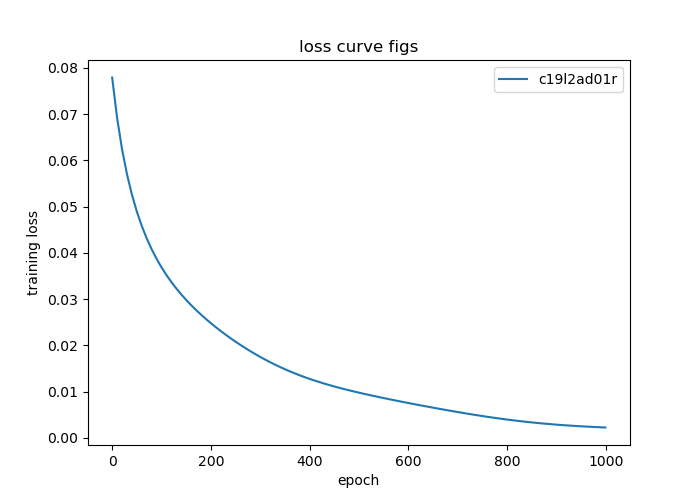
#> input picture logo_regression/zcy_show/loss_c19l2ad01r_1354.png, 700 x 500 px, given in place of bgim.png, which was not available
$ python imshow.py
#> lines starting #> are read from the running program, lines starting #| are printed output that depends on the picture; pictures that were not available may be replaced by others from this repository, and a replacement may not be noted
# -*- coding: utf-8 -*-
# @Time    : 2021/7/5 9:57
# @Author  : guowei.yy@cai-inc.com
# @File    : imshow.py
import cv2
import matplotlib.pyplot as plt
import os
import numpy as np
import matplotlib.image as mpimg
from PIL import Image


# [54 lines left out: functions case, idemo, not called in this run]


def plotBlack(img, watermark):
    image = img.copy()  # 深拷贝，作为返回图像
    alpha = Image.new('L', watermark.size, 255)  # 根据水印size创建A通道, L表示8位灰度图
    if watermark.mode != 'RGBA':  # 如果水印图没有a通道，则加上纯1的a通道
        watermark = watermark.convert('RGB')  # 先转rgb
        watermark.putalpha(alpha)  # pil RGB 如何转 BGR

    # RGBA四通道图片能否调用paste函数.
    # if image.mode == 'RGBA':  # 如果水印图没有a通道，则加上纯1的a通道
    #     image = image.convert('RGB')  # 根据水印size创建A通道, L表示8位灰度图

    iw, ih = 0, 0
    a = 1  # 0.3
    paste_mask = watermark.split()[3].point(lambda i: i * a)  # 第四通道
    image.paste(watermark, (iw, ih), mask=paste_mask)  # pm是wm本身第四通道的像素值
    return image


def getShow(lgp):
#> called with lgp = 'demo.jpg'
    bg = Image.open('bgim.png')
#> bg is the input picture: PIL image 700x500 RGBA; mean R, G, B, A 250.8, 251.2, 251.4, 255
    ibg = bg.resize((291, 87), Image.BICUBIC)
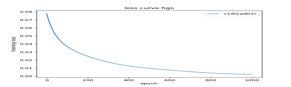
#> ibg: PIL image 291x87 RGBA; mean R, G, B, A 250.6, 251, 251.2, 255
    wm = Image.open(lgp)
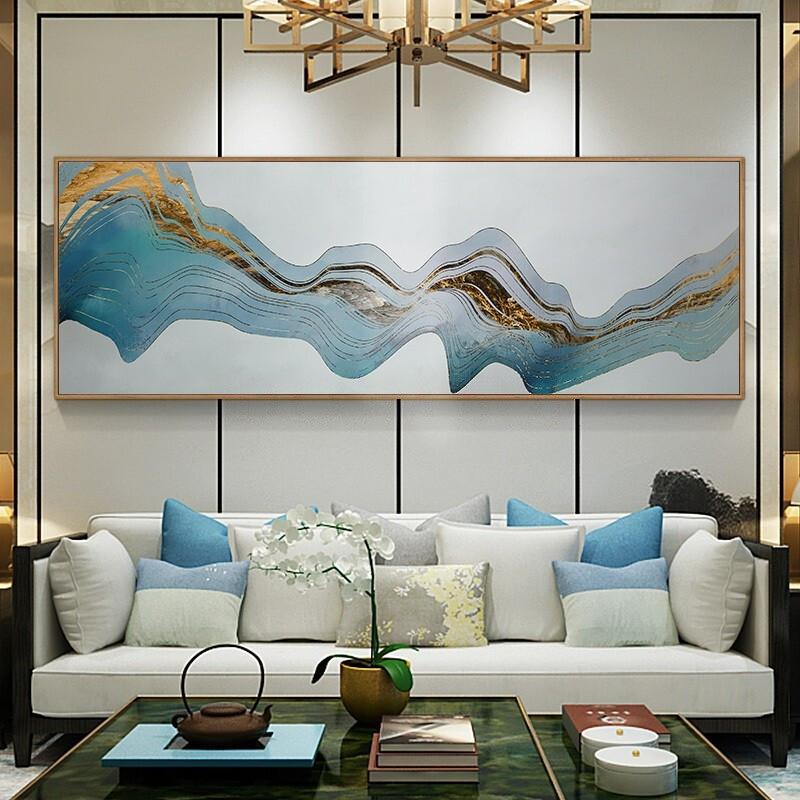
#> input picture logo_regression/demo.jpg, 800 x 800 px
#> wm is the input picture: PIL image 800x800 RGB; mean R, G, B 150.7, 151.7, 142
    rst = plotBlack(ibg, wm)
#> in plotBlack, `alpha = Image.new('L', watermark.size, 255)`: alpha: PIL image 800x800 L; every value is 255
#> in plotBlack, `image.paste(watermark, (iw, ih), mask=paste_mask)`:
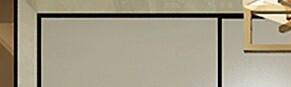
#> image: PIL image 291x87 RGBA; mean R, G, B, A 161.8, 153.9, 134, 255
    # rst.show()
    return rst


# [8 lines left out: function img_cvt, not called in this run]


if __name__ == '__main__':
    # base = 'D:/_Git_/watermark/logo_regression/trlog_1950'
    # base = 'D:/_Git_/watermark/logo_regression/zcy_show/rer'
    base = 'D:/_Git_/watermark/logo_regression/zcy_show/tr12'
    # base = 'D:/_Git_/watermark/logo_regression/zcy_show'
    # nsv = './zcy_show/rer'
    bimgs = os.listdir(base)
    # [6 lines of commented-out code are left out]
    simg = getShow('demo.jpg')  # .convert('RGB')
    # simg.show()
    simg.save('./demo_rst.png')
    print('over.')

    # 2,9,8,7,6,5,4,3
